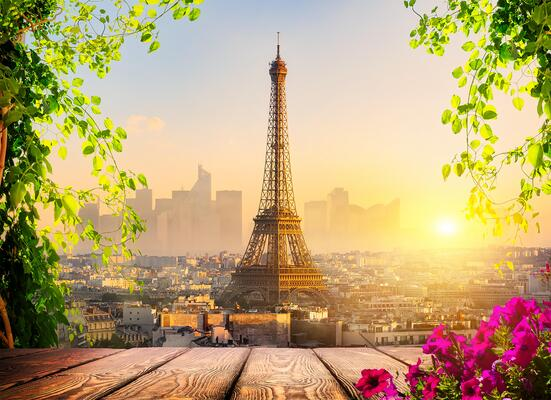
#> input picture cw4/example.jpg, 551 x 400 px
$ python zad1.py
#> lines starting #> are read from the running program, lines starting #| are printed output that depends on the picture
import cv2
import numpy as np

# Wczytanie obrazu
image = cv2.imread("example.jpg")
#> image is the input picture: shape (400, 551, 3); mean B, G, R 116.6, 164, 187.8
cv2.imshow("original", image)
cv2.waitKey(0)

M1 = np.float32([[1, 0, 30], [0, 1, 40]])
shifted1 = cv2.warpAffine(image, M1, (image.shape[1], image.shape[0]))
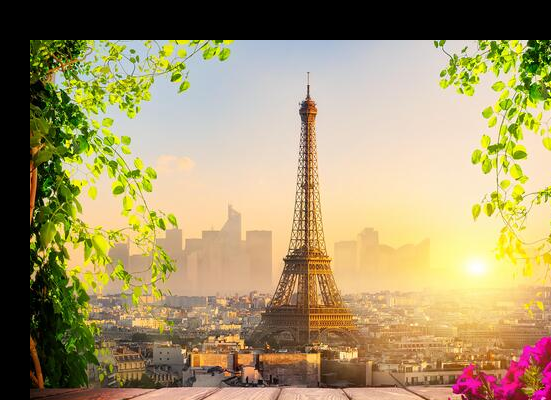
#> shifted1: shape (400, 551, 3); mean B, G, R 104.8, 146.9, 163.1
cv2.imshow("30px right, 40px down", shifted1)
cv2.waitKey(0)
